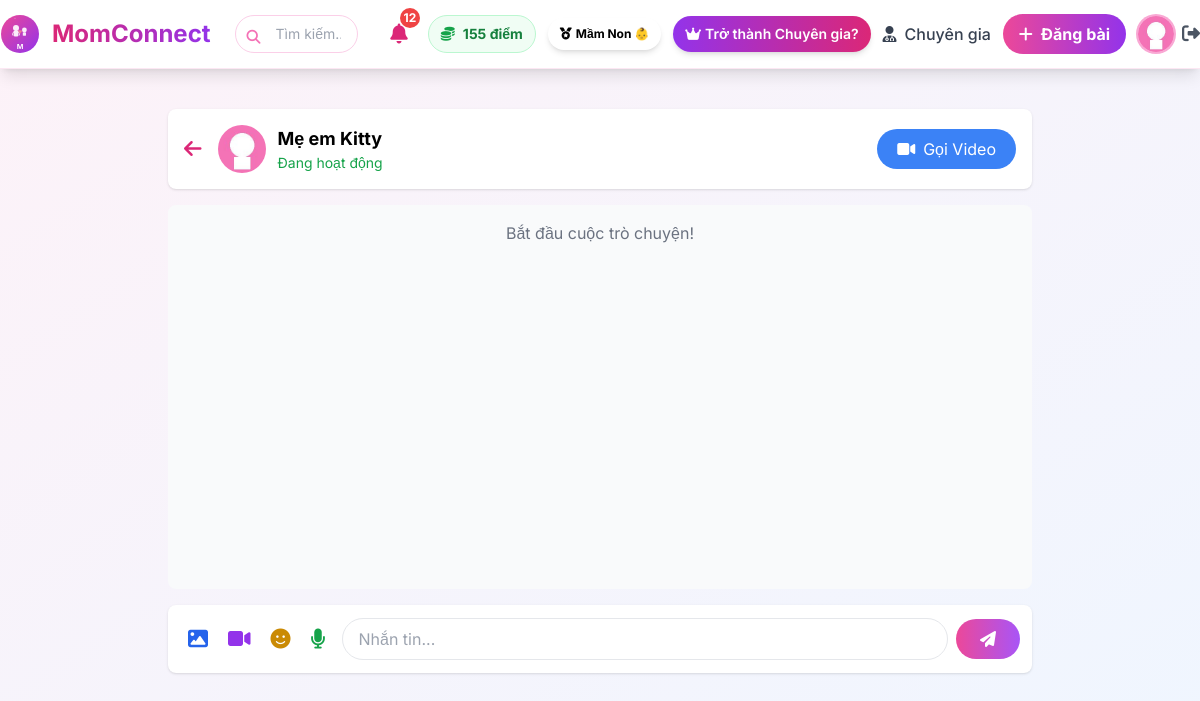
Screenshot of /chat/2 (signed in) with the database file from the repository.
### models.py (models this page shows, shortened)
class User(UserMixin, db.Model):
    __tablename__ = 'users'
    id = db.Column(db.Integer, primary_key=True)
    name = db.Column(db.String(100), nullable=False)
    email = db.Column(db.String(100), unique=True, nullable=False)
    password = db.Column(db.String(200), nullable=False)
    avatar = db.Column(db.String(200), default='default.jpg')
    bio = db.Column(db.Text)
    phone = db.Column(db.String(15), unique=True)  # Số điện thoại
    rating = db.Column(db.Float, default=0.0)  # Trung bình sao (0-5)
    children_count = db.Column(db.Integer, default=0)
    children_ages = db.Column(db.String(100))
    points = db.Column(db.Integer, default=0)
    role = db.Column(db.String(20), default='user')  # user, admin, expert
    is_active = db.Column(db.Boolean, default=True)
    badge = db.Column(db.String(50))  # ← THÊM TRƯỜNG CẤP BẬC
    created_at = db.Column(db.DateTime, default=vietnam_now)
    is_verified_expert = db.Column(db.Boolean, default=False)
    expert_category = db.Column(db.String(50))  # Lĩnh vực chuyên môn
    specialty = db.Column(db.String(100))              # Chuyên môn cụ thể
    experience_years = db.Column(db.Integer)           # Số năm kinh nghiệm
    workplace = db.Column(db.String(200))              # Nơi làm việc
    license_number = db.Column(db.String(100))         # Số chứng chỉ hành nghề
    license_expiry = db.Column(db.Date)                # Ngày hết hạn chứng chỉ
    consultation_fee = db.Column(db.Float)             # Phí tư vấn (VNĐ)
    education = db.Column(db.Text)                     # Học vấn
    certifications = db.Column(db.Text)                # Chứng chỉ (JSON string)
    availability = db.Column(db.String(20), default='available')  # available/busy/offline
    credibility_score = db.Column(db.Float, default=0) # Điểm uy tín
    posts = db.relationship('Post', backref='author', lazy='dynamic')

### app.py (the view, shortened to what this page needs)
@app.route('/chat/<int:user_id>')
@login_required
def chat(user_id):
    other_user = User.query.get_or_404(user_id)
    can_chat = False
    friendship = Friendship.query.filter(
        ((Friendship.user1_id == current_user.id) & (Friendship.user2_id == user_id)) |
        ((Friendship.user1_id == user_id) & (Friendship.user2_id == current_user.id))
    ).first()
    if friendship:
        can_chat = True
    if not can_chat:
        return render_template('not_friend.html', other_id=user_id, other_user=other_user)
    return render_template('chat.html', other_user=other_user)

### templates/chat.html (shortened to what this page needs)
{% extends 'base.html' %}
{% block content %}
<div class="max-w-4xl mx-auto p-4">
    <div class="bg-white shadow rounded-lg p-4 mb-4 flex items-center justify-between">
        <div class="flex items-center">
            <a href="{{ url_for('home') }}" class="mr-4">
                <i class="fas fa-arrow-left text-xl text-pink-600"></i>
            </a>
            <img src="{{ url_for('static', filename=other_user.avatar or 'images/default-avatar.png') }}"
                class="w-12 h-12 rounded-full object-cover mr-3">
            <div>
                <h3 class="font-bold text-lg">{{ other_user.name }}</h3>
                {% if other_user.is_verified_expert %}
                <p class="text-xs text-purple-600 font-medium flex items-center gap-1">
                    <i class="fas fa-user-graduate"></i> Chuyên gia tư vấn
                </p>
                {% else %}
                <p class="text-sm text-green-600">Đang hoạt động</p>
                {% endif %}
            </div>
        </div>
        <button onclick="startVideoCall()"
            class="bg-blue-500 hover:bg-blue-600 text-white px-5 py-2 rounded-full transition flex items-center gap-2">
            <i class="fas fa-video"></i>
            <span>Gọi Video</span>
        </button>
    </div>
    <div id="chatbox" class="bg-gray-50 h-96 overflow-y-auto p-4 rounded-lg mb-4 space-y-3">
        <p class="text-center text-gray-500">Bắt đầu cuộc trò chuyện!</p>
    </div>
    <div class="bg-white rounded-lg shadow p-3">
        <div class="flex gap-2 items-center">
            <div class="flex gap-1">
                <button onclick="document.getElementById('imageInput').click()"
                    class="p-2 text-blue-600 hover:bg-blue-50 rounded-full transition" title="Gửi ảnh">
                    <i class="fas fa-image text-xl"></i>
                </button>
                <button onclick="document.getElementById('videoInput').click()"
                    class="p-2 text-purple-600 hover:bg-purple-50 rounded-full transition" title="Gửi video">
                    <i class="fas fa-video text-xl"></i>
                </button>
                <button onclick="toggleStickerPanel()"
                    class="p-2 text-yellow-600 hover:bg-yellow-50 rounded-full transition" title="Sticker">
                    <i class="fas fa-smile text-xl"></i>
                </button>
                <button onclick="toggleRecording()" id="recordBtn"
                    class="p-2 text-green-600 hover:bg-green-50 rounded-full transition" title="Ghi âm">
                    <i class="fas fa-microphone text-xl"></i>
                </button>
            </div>
            <input type="text" id="msgInput" placeholder="Nhắn tin..."
                class="flex-1 px-4 py-2 rounded-full border focus:outline-none focus:ring-2 focus:ring-pink-500">
            <button onclick="sendMsg()"
                class="bg-gradient-to-r from-pink-500 to-purple-500 text-white px-6 py-2 rounded-full font-medium hover:shadow-lg transition">
                <i class="fas fa-paper-plane"></i>
            </button>
        </div>
    </div>
</div>
{% endblock %}

### templates/base.html (shortened to what this page needs)
<!DOCTYPE html>
<html lang="vi">
<head>
    <script src="https://cdn.tailwindcss.com"></script>
    <link href="https://cdnjs.cloudflare.com/ajax/libs/font-awesome/6.5.0/css/all.min.css" rel="stylesheet">
</head>
<body class="bg-gradient-to-br from-pink-50 to-blue-50 min-h-screen">
    <nav class="bg-white shadow-lg py-3 sticky top-0 z-50 border-b border-pink-100">
        <div class="max-w-7xl mx-auto flex flex-col md:flex-row md:items-center justify-between gap-4">
            <a href="{{ url_for('home') }}" class="flex items-center gap-3 group shrink-0">
                <img src="{{ url_for('static', filename='logo.svg') }}" alt="MomConnect Logo"
                    class="w-10 h-10 logo-img">
                <span
                    class="text-2xl font-bold bg-gradient-to-r from-pink-600 to-purple-600 bg-clip-text text-transparent whitespace-nowrap">
                </span>
            </a>
            <form action="{{ url_for('search') }}" method="get"
                class="flex-1 w-full md:w-auto md:max-w-md mx-2 order-last md:order-none">
                <div class="relative">
                    <input type="text" name="q" placeholder="Tìm kiếm..."
                        class="w-full pl-10 pr-4 py-2 border border-pink-200 rounded-full focus:outline-none focus:ring-2 focus:ring-pink-400 transition text-sm">
                    <i class="fas fa-search absolute left-3 top-3 text-pink-400 text-sm"></i>
                </div>
            </form>
            <div class="flex items-center gap-2 md:gap-3 flex-wrap justify-end w-full md:w-auto mt-3 md:mt-0">
                {% if current_user.is_authenticated %}
                <div class="relative shrink-0">
                    <button onclick="toggleNotif()" class="relative p-2 hover:bg-gray-100 rounded-full transition">
                        <i class="fas fa-bell text-xl text-pink-600"></i>
                        <span id="notif-count"
                            class="absolute -top-1 -right-1 bg-red-500 text-white text-xs font-bold rounded-full w-5 h-5 flex items-center justify-center badge-pulse hidden">
                        </span>
                    </button>
                </div>
                {% if current_user.role != 'admin' %}
                <div class="flex items-center gap-2 bg-green-50 px-3 py-2 rounded-full border border-green-200">
                    <i class="fas fa-coins text-green-600 text-sm"></i>
                    <span class="text-green-700 font-bold text-sm">{{ current_user.points }} điểm</span>
                </div>
                {% if current_user.badge %}
                <span
                    class="px-3 py-2 rounded-full text-xs font-bold flex items-center gap-1 shadow-md animate-pulse-slow hidden sm:inline-flex"
                    {% if 'Ứng viên Chuyên gia' in current_user.badge %}bg-gradient-to-r from-purple-700 to-pink-700
                    text-white shadow-purple-500/50 {% elif 'Thành Viên Bạc' in current_user.badge %}bg-gradient-to-r
                    from-gray-400 to-gray-600 text-white {% elif 'Thành Viên Đồng' in current_user.badge
                    %}bg-gradient-to-r from-orange-600 to-yellow-600 text-white {% else %}bg-gradient-to-r
                    from-green-400 to-teal-500 text-white{% endif %}">
                    <i class="fas fa-medal text-xs"></i>
                    <span class="hidden sm:inline text-xs">{{ current_user.badge }}</span>
                </span>
                {% endif %}
                {% endif %}
                <div class="flex items-center gap-2">
                    {% if current_user.role != 'admin' %}
                    {% if current_user.is_verified_expert %}
                    <div class="relative group">
                        <button
                            class="bg-gradient-to-r from-purple-600 to-indigo-600 text-white px-4 py-2 rounded-full font-bold hover:shadow-xl transition flex items-center gap-2 shadow-lg transform hover:scale-105">
                            <i class="fas fa-stethoscope text-sm"></i>
                            <span class="hidden sm:inline">Chuyên gia</span>
                            <i class="fas fa-chevron-down ml-1 text-xs"></i>
                        </button>
                        <div
                            class="hidden group-hover:block absolute right-0 mt-3 w-64 md:w-72 bg-white rounded-2xl shadow-2xl border border-gray-200 z-50 expert-dropdown overflow-hidden">
                            <div class="bg-gradient-to-r from-purple-600 to-indigo-600 text-white p-4">
                                <div class="flex items-center gap-2">
                                    <img src="{{ url_for('static', filename=current_user.avatar or 'images/default-avatar.png') }}"
                                        alt="{{ current_user.name }}"
                                        class="w-10 h-10 rounded-full object-cover border-2 border-white">
                                    <div>
                                        <h4 class="font-bold text-sm">{{ current_user.name }}</h4>
                                        <p class="text-xs opacity-90">{{ current_user.expert_category or 'Chuyên gia' }}
                                        </p>
                                    </div>
                                </div>
                            </div>
                            <div class="py-2">
                                <a href="{{ url_for('expert_dashboard') }}"
                                    class="expert-menu-item block px-4 py-2 hover:bg-purple-50 transition flex items-center gap-3 group/item">
                                    <i class="fas fa-tachometer-alt w-5 text-purple-600"></i>
                                    <span class="text-sm font-medium">Dashboard</span>
                                </a>
                                <a href="{{ url_for('expert_posts') }}"
                                    class="expert-menu-item block px-4 py-2 hover:bg-purple-50 transition flex items-center gap-3">
                                    <i class="fas fa-newspaper w-5 text-purple-600"></i>
                                    <span class="text-sm font-medium">Bài viết</span>
                                </a>
                                <a href="{{ url_for('expert_schedule') }}"
                                    class="expert-menu-item block px-4 py-2 hover:bg-purple-50 transition flex items-center gap-3">
                                    <i class="fas fa-calendar-alt w-5 text-purple-600"></i>
                                    <span class="text-sm font-medium">Lịch tư vấn</span>
                                </a>
                                <a href="{{ url_for('expert_analytics') }}"
                                    class="expert-menu-item block px-4 py-2 hover:bg-purple-50 transition flex items-center gap-3">
                                    <i class="fas fa-chart-line w-5 text-purple-600"></i>
                                    <span class="text-sm font-medium">Thống kê</span>
                                </a>
                                <a href="{{ url_for('expert_profile') }}"
                                    class="expert-menu-item block px-4 py-2 hover:bg-purple-50 transition flex items-center gap-3">
                                    <i class="fas fa-user-circle w-5 text-purple-600"></i>
                                    <span class="text-sm font-medium">Hồ sơ</span>
                                </a>
                                <hr class="my-1 border-gray-200 mx-2">
                                <a href="{{ url_for('profile') }}"
                                    class="expert-menu-item block px-4 py-2 hover:bg-gray-100 transition flex items-center gap-3 text-gray-700">
                                    <i class="fas fa-user-edit w-5 text-gray-500"></i>
                                    <span class="text-sm font-medium">Hồ sơ cá nhân</span>
                                </a>
                            </div>
                        </div>
                    </div>
                    {% else %}
                    <a href="{{ url_for('expert_request') }}"
                        class="bg-gradient-to-r from-purple-600 to-pink-600 text-white px-3 py-2 rounded-full font-semibold hover:shadow-lg transition flex items-center gap-1 shadow-md text-sm">
                        <i class="fas fa-crown text-sm"></i>
                        <span class="hidden sm:inline">Trở thành Chuyên gia?</span>
                    </a>
                    {% endif %}
                    {% endif %}
                </div>
                {% endif %}
                {% if current_user.is_authenticated and current_user.role != 'admin' and not
                current_user.is_verified_expert %}
                <a href="{{ url_for('experts_list') }}"
                    class="text-gray-700 hover:text-purple-600 transition-colors font-medium flex items-center gap-2">
                    <i class="fas fa-user-md"></i>
                    <span>Chuyên gia</span>
                </a>
                {% endif %}
                {% if current_user.is_authenticated %}
                <a href="{{ url_for('create_post') }}"
                    class="bg-gradient-to-r from-pink-500 to-purple-600 text-white px-4 py-2 rounded-full font-bold hover:shadow-lg transition transform hover:scale-105 flex items-center gap-2 shrink-0">
                    <i class="fas fa-plus"></i>
                    <span class="hidden sm:inline">Đăng bài</span>
                </a>
                <div class="flex items-center gap-2">
                    <div class="relative group">
                        <a href="{{ url_for('profile') }}">
                            <img src="{{ url_for('static', filename=current_user.avatar or 'images/default-avatar.png') }}"
                                class="w-9 h-9 rounded-full object-cover ring-2 ring-pink-300 cursor-pointer transform hover:scale-110 transition-transform">
                        </a>
                    </div>
                    <a href="{{ url_for('logout') }}" class="text-gray-600 hover:text-red-600 transition-colors">
                        <i class="fas fa-sign-out-alt text-lg"></i>
                    </a>
                </div>
                {% endif %}
            </div>
        </div>
    </nav>
    <div class="max-w-7xl mx-auto p-4 md:p-6">
        {% block content %}{% endblock %}
    </div>
</body>
</html>

### rows the page displays
User: points "155", badge "Mầm Non 👶", avatar (placeholder picture)
User: avatar (placeholder picture), name "Mẹ em Kitty"
